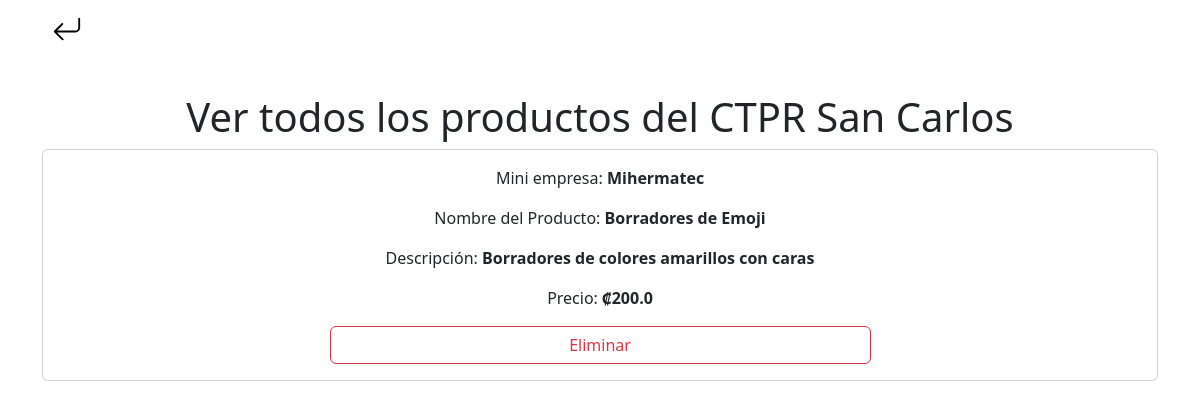
Page /viewProductsAdmin/ (signed in) on the committed database.
### PageLogin/models.py (models this page shows)
class CustomUser(AbstractBaseUser, PermissionsMixin):
    company_name = models.CharField(max_length=30, null=False)
    name_of_student = models.CharField(max_length=100, null=False)
    email = models.EmailField(unique=True)
    college = models.ForeignKey(College, on_delete=models.CASCADE, null=False)
    adminCollege = models.BooleanField(default=False)
    date_joined = models.DateTimeField(auto_now_add=True)
    objects = CustomUserManager()
    USERNAME_FIELD = 'email'
    REQUIRED_FIELDS = []
    def __str__(self):
        return self.email

class College(models.Model):
    name = models.CharField(max_length=100)
    def __str__(self):
        return self.name

### PagePrincipal/models.py (models this page shows)
class ProductsRegister(models.Model):
    user = models.ForeignKey(CustomUser, on_delete=models.CASCADE)
    name = models.CharField(max_length=50, null=False)
    description = models.CharField(max_length=100, null=False)
    price = models.FloatField(null=False)
    college = models.ForeignKey(College, on_delete=models.CASCADE)

### PanelAdmin/views.py (the view)
# urls.py: path('viewProductsAdmin/', viewProductsAdmin.as_view(), name='ViewProductsAdmin'),
class viewProductsAdmin(LoginRequiredMixin, View):
    login_url = '/login/'
    def get(self, request):
        if request.user.adminCollege:
            user = CustomUser.objects.get(email=request.user)
            college = College.objects.get(name=user.college)
            products = ProductsRegister.objects.filter(college=college)
            url = '/adminPanel/'
            return render(request, 'viewProductsAdmin.html', {'products': products, 'url': url})
        elif request.user.is_superuser:
            user = CustomUser.objects.get(email=request.user)
            products = ProductsRegister.objects.all()
            url = '/adminPanel/'
            return render(request, 'viewProductsAdmin.html', {'products': products, 'url': url})

### templates/viewProductsAdmin.html (shortened to what this page needs)
{% extends 'PanelAdmin.html' %}
{% load static %}
{% load pwa %}
{% block content %}
    {% if request.user.adminCollege %}
        {% if not request.user.is_superuser %}
            <section class="view_products">
                <div class="container">
                    <h1 class="text-center mt-5">Ver todos los productos del {{request.user.college}}</h1>
                    {% for product in products %}
                        <div class="card" style="margin-bottom: 50px;">
                            <div class="card-body">
                                <p class="card-text text-center">Mini empresa: <span style="font-weight: bold;">{{product.user.company_name}}</span></p>
                                <p class="card-text text-center">Nombre del Producto: <span style="font-weight: bold;">{{product.name}}</span></p>
                                <p class="card-text text-center">Descripción: <span style="font-weight: bold;">{{product.description}}</span></p>
                                <p class="card-text text-center">Precio: <span style="font-weight: bold;">₡{{product.price}}</span></p>
                                <form action="{% url 'DeleteProductsAdmin' product.id %}" method="post">
                                    <button type="submit" class="btn btn-outline-danger d-flex justify-content-center mx-auto w-50">Eliminar</button>
                                </form>
                            </div>
                        </div>
                    {% endfor %}
                </div>
            </section>
        {% endif %}
    {% endif %}
{% endblock %}

### rows in the picture
CustomUser: user.college "CTPR San Carlos"
ProductsRegister: user.company_name "Mihermatec", name "Borradores de Emoji", description "Borradores de colores amarillos con caras", price "200.0"
